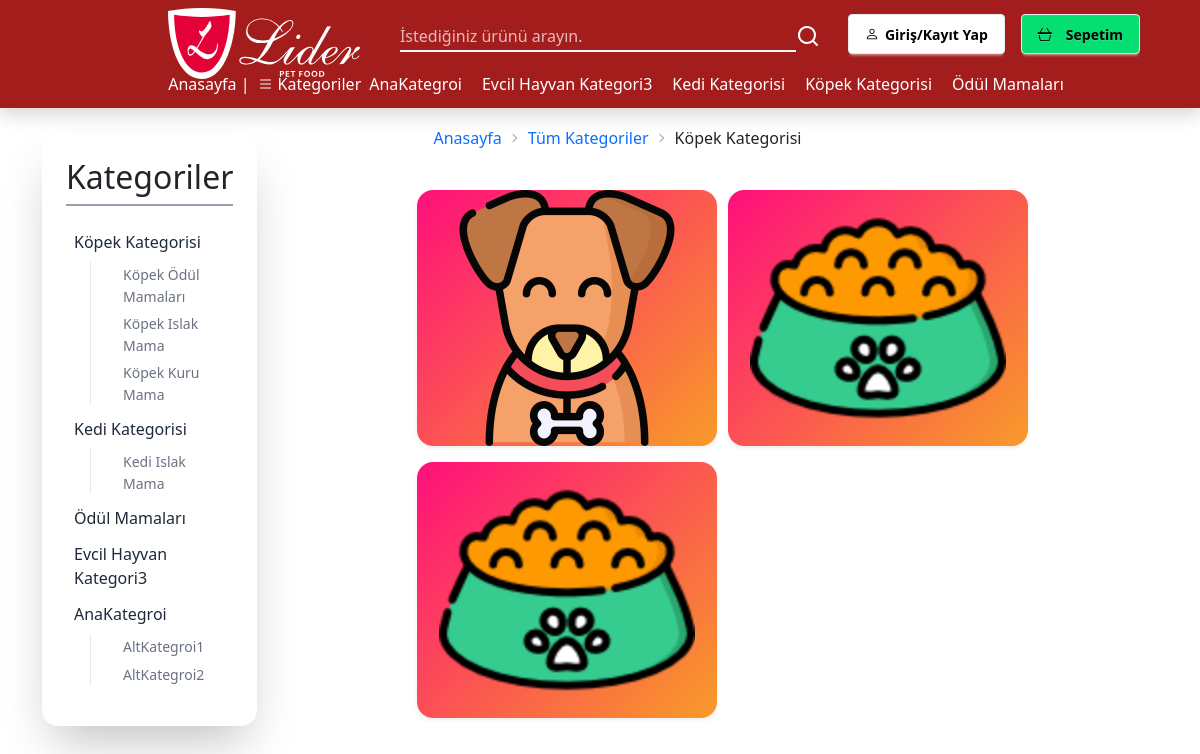
Screenshot of /categories/kopek/ with the database file from the repository.
### intern_app/models.py (models this page shows, shortened)
class Categories(models.Model):
    name = models.CharField(max_length=255,unique=True,verbose_name="Kategori İsmi")
    description = models.CharField(max_length=255,null=True,verbose_name="Kategori Açıklaması")
    image = models.ImageField(upload_to='category_images/',verbose_name="Kategori Görseli")
    slug = AutoSlugField(populate_from="name",unique=True,verbose_name="Alan Adı")
    sub_categories = models.ManyToManyField("self", blank=True, symmetrical=False, related_name="parent_categories",verbose_name="Alt Kategori olmasını istediğiniz kategorileri seçin:",
                                            help_text="Birden fazla kategori seçmek için CTRL tuşuna basılı tutunuz." \
                                            "\n Aynı zamanda seçimi iptal etmek için CTRL tuşuna basılı tutup seçimi iptal edilmek istenen kategoriye tıklayın. ")
    @staticmethod
    def get_main_categories():
        return Categories.objects.filter(parent_categories__isnull=True)
    def get_absolute_url_cat(self):
        return reverse('intern_app:category_products',kwargs={"slug":self.slug})
    class Meta():
        verbose_name = 'Kategori'
        verbose_name_plural = 'Kategoriler'

### intern_app/views.py (the view)
# urls.py: path('categories/',views.categories_list,name="categories"),
def categories(request, slug):
    category = get_object_or_404(Categories, slug=slug)
    products = Products.objects.filter(product_category=category)
    sub_categories = category.sub_categories.all()
    context = {
        'category': category,
        'products': products,
    }
    return render(request, "intern_app/categories_added.html", context)

### intern_app/context_processors.py (called while the page is built)
def admin_links(request):
    models = []
    for model in apps.get_models():
        if admin.site.is_registered(model):
            app_label = model._meta.app_label
            model_name = model._meta.model_name
            verbose_name = model._meta.verbose_name_plural
            models.append({
                "app_label": app_label,
                "model_name": model_name,
                "verbose_name": verbose_name,
            })
    return {"admin_models": models}  # Global olarak admin_models kullanılabilir

def cart_items_processor(request):
    if request.user.is_authenticated:
        cart_items = CartItem.objects.filter(user=request.user)
        total_price = sum(item.cart_name.product_price *
                          item.cart_quantity for item in cart_items)
    else:
        cart_items = []
        total_price = 0
    return {'cart_items': cart_items, 'total_price': total_price}

def categories_processor(request):
    categories_filtered = Categories.objects.filter(parent_categories=None).order_by('name')[:5]
    categories = Categories.get_main_categories()  # Kendi metodunla al
    return {'categories': categories,'categories_filtered':categories_filtered}  # Template'e gönder

def sub_categories_processor(request):
    if 'slug' in request.resolver_match.kwargs:
        slug = request.resolver_match.kwargs.get('slug')
        category = get_object_or_404(Categories, slug=slug)
        sub_categories = category.sub_categories.all()
        return {'sub_categories': sub_categories}
    return {'sub_categories': []}

def BillingProcessor(request):
    billed_items = BilledItems()
    if request.user.is_authenticated:
        bills = Billing.objects.filter(user=request.user)
        billed_items = BilledItems.objects.filter(bills__user=request.user)
    else:
        bills = []
        billed_items = []
        only_product_image = []
    grouped_items = defaultdict(list)
    for item in billed_items:
        grouped_items[item.bills.id].append(item)
    return {
        "bills":bills,
        "billed_items":billed_items,
        "grouped_items":grouped_items,
    }

def adres_listeleme_context(request):
    if request.user.is_authenticated:
        adres_ilk = Address.objects.filter(user=request.user).order_by("-isDefault").first()
        adres = Address.objects.filter(user=request.user)
    else:
        adres_ilk = None
        adres = Address.objects.none()
    return {'adres_ilk': adres_ilk, "adres": adres}

### intern_app/templates/intern_app/categories_added.html (shortened to what this page needs)
{%extends 'base.html'%}
{%load static%}
{%block content%}
<div class="container-fluid test ">
    <div class="wrapper flex flex-row gap-4 ">
        <div class="categories  relative right-30 top-4 w-full h-full md:w-1/4 px-4 py-6 bg-white shadow-2xl rounded-2xl">
            <div class="cat-header font-semibold mb-4 text-center border-b-2 border-b-gray-400 ">
                <h2 class=" ">Kategoriler</h2>
            </div>
            <div class="all-categories ">
                <ul class="space-y-3 relative right-6">
                    {% for category in categories %}
                    <li class="*:!text-gray-800 ">
                        <a href="{% url 'intern_app:category_products' category.slug %}"
                            class=" hover:!text-gray-500 text-base font-medium text-gray-700  transition">
                            {{ category.name }}
                        </a>
                        {% if category.sub_categories.all %}
                        <ul class="ml-4 mt-2 space-y-1 border-l border-gray-200 pl-3">
                            {% for sub_category in category.sub_categories.all %}
                            <li class="*:!text-gray-500">
                                <a href="{% url 'intern_app:subcategory_products' slug=sub_category.slug %}"
                                    class="text-sm text-gray-500 hover:!text-blue-500 transition">
                                    {{ sub_category.name }}
                                </a>
                            </li>
                            {% endfor %}
                        </ul>
                        {% endif %}
                    </li>
                    {% endfor %}
                </ul>
            </div>
        </div>
        <div class="card-category w-3/4">
            <div class="card-categry-section relative z-0 overflow-hidden">
                <div class="du-breadcrumbs">
                    <ul class="breadcrumbs">
                        <li><a href="{% url 'intern_app:index' %}">Anasayfa</a></li>
                        <li> <a href="{% url 'intern_app:categories'%}">Tüm Kategoriler</a></li>
                        {%for category in categories%}
                        {%if request.path == category.get_absolute_url_cat %}
                        <li> {{ category.name }}</li>
                        {%endif%}
                        {%endfor%}
                    </ul>
                </div>
                {% if sub_categories%}
                <link rel="stylesheet" href="{%static 'intern_app/css/category.css'%}">
                <div class="card_wrap row row-cols-1 row-cols-md-2 g-3 p-3 ">
                    {% for sub_category in sub_categories %}
                    <div class="col">
                        <div class="card shadow-sm border-0 rounded-4 h-100">
                            <img src="{{sub_category.image.url}}" alt="{{ sub_category.name }}" class="card__image"
                                style="object-fit: cover;">
                        </div>
                    </div>
                    {% endfor %}
                </div>
                {%endif%}
            </div>
        </div>
            </div>
        </div>
{%endblock%}

### core/templates/navbar.html (shortened to what this page needs)
{%load static tailwind_tags%}
{%load static%}
{% tailwind_css %}
<header>
  <nav class="du-navbar shadow flex flex-col  ">
      <div class="wrapper flex h-13 w-full relative right-10  justify-between">
        <div class="logo ">
          <div class="logo-alt">
            <div class="logo-img relative left-50">
              <a href="{%url 'intern_app:index'%}">
                <img class="w-48"  src="{%static 'intern_app/images/lider-logo-beyaz.svg'%}" alt="">
              </a>
            </div>
          </div>
        </div>
        <div class="search-and-buttos  flex items-center gap-5    ">
          <div class="wrapper-2 flex flex-row    ">
            <div class="search-bar-wrapper p-3  ">
              <form id="search-form" class="text-center flex align-middle " role="search" action="{% url 'intern_app:search' %}" method="GET" value="{{ request.GET.search_query }}">
                <div class="search-bar   flex flex-row">
                  <input type="search" class=" border-b-2 w-99 bg-transparent" name="search_query" required
                  aria-label="Search" autocomplete="off" placeholder="İstediğiniz ürünü arayın.">
                <button class="search-buton ">
                  <svg xmlns="http://www.w3.org/2000/svg" id='glass' width="24" height="24" viewBox="0 0 24 24">
                    <path fill="currentColor"
                      d="M21.71 20.29L18 16.61A9 9 0 1 0 16.61 18l3.68 3.68a1 1 0 0 0 1.42 0a1 1 0 0 0 0-1.39ZM11 18a7 7 0 1 1 7-7a7 7 0 0 1-7 7Z">
                    </path>
                  </svg>
                </button>
                </div>
              </form>
            </div>
            <div class="buttons flex flex-row left-10 p-2 space-x-2">
              <div class="profil-button flex items-center">
                <div class="profile">
                  <div class="du-dropdown du-dropdown-hover">
                    {% if user.is_authenticated %}
                    <div tabindex="0" role="button" class="du-btn hover:!bg-gray-300 bg-white text-black m-1">
                      <i class="bi bi-person"></i>Merhaba,{{ user.username }}
                    </div>
                    <ul tabindex="0" class="du-dropdown-content du-menu z-999 w-40 rounded-box  *:hover:!bg-gray-300 **:active:!bg-gray-600 bg-white p-2 shadow-sm">
                      <li class="rounded-t"><a href="{% url 'intern_app:settings' %}"><button class="text-black" onclick="document.activeElement.blur()">Ayarlar</button></a></li>
                      {% if user.is_superuser or user.is_staff %}
                      <li><a href="{% url 'intern_app:yonetici-paneli' %}"><button onclick="console.log('log before blur'); document.activeElement.blur()"><span class="text-black">Yönetici Paneli</span></button></a></li>
                      {% endif %}
                      <li class="rounded-b border-t border-gray-300"><a type="button" class="text-red-400 " onclick="document.activeElement.blur()" href="{% url 'logout' %}?next=/"><span class="text-red-400">Çıkış Yap</span></a></li>
                    </ul>
                    {% else %}
                    <a tabindex="0" href="{% url 'login' %}" type="button" class="du-btn bg-white text-black m-1"><i class="bi bi-person"></i>Giriş/Kayıt Yap</a>
                    {% endif %}
                  </div>
                </div>
              </div>
              <div class="sepett-btn flex items-center">
                <div class="sepett">
                  <a class="du-btn hover:!bg-green-600 bg-green-400 text-black m-1 du-btn-cart" href="#" role="button" aria-expanded="false">
                    <i class="bi bi-basket3 pe-2"></i>
                    Sepetim
                  </a>
                </div>
              </div>
            </div>
      </div>
            </div>
          </div>
      <div class="wrapper-kategori top-3 relative">
        <div class="kategori-icerik  flex flex-row">
          <div class="kategoriler">
            <ul class="flex  gap-2">
              <li>
                <a class="text-white  hover:!text-gray-300" href="{% url 'intern_app:index' %}">Anasayfa |</a>
              </li>
              <li>
                <div class="du-dropdown custom-sub   du-dropdown-hover ">
                  <div tabindex="0" class="text-white cursor-pointer flex items-center gap-1">
                    <i class="bi bi-list class"></i>Kategoriler
                  </div>
                </div>
              </li>
              <li class="flex gap-x-5">
                {%for category in categories_filtered%}
                <a class="text-white hover:!text-gray-300 " href="{%url 'intern_app:category_products' category.slug%}">{{category.name}}</a>
                {%endfor%}
              </li>
            </ul>
          </div>
        </div>
      </div>
  </nav>
</header>

### intern_app/static/intern_app/css/base.css (style rules this page uses)
a { text-decoration: none; }
::placeholder { color: rgb(255, 255, 255) !important; opacity: 0.7 !important; }
body { background-color: rgb(255, 255, 255,0.9) !important; }
* { scrollbar-width: thin; scrollbar-color: #A31D1D transparent; }
header { background-color: #A31D1D; color: black; }
.search-bar input[type = 'search'] { outline: none; color: whitesmoke; }
.search-bar { height: 30px; }
#search-form { padding-top: 5px !important; }
#glass { margin-bottom: 1px; color: white ; }
.test { margin-top: 10px; width: 75%; }

### intern_app/static/intern_app/css/category.css (style rules this page uses)
.card { position: relative; width: 300px; height: 300px; background: linear-gradient(-45deg, #f89b29 0%, #ff0f7b 100%); border-radius: 10px; display: flex; align-items: center; justify-content: center; overflow: hidden; transition: all 0.6s cubic-bezier(0.23, 1, 0.320, 1) ; }
.card__image { width: 256px; object-fit: cover; transition: all 0.6s cubic-bezier(0.23, 1, 0.320, 1); }

### rows the page displays
Categories: name "AnaKategroi"
Categories: name "Evcil Hayvan Kategori3"
Categories: name "Kedi Kategorisi"
Categories: name "Köpek Kategorisi"
Categories: name "Ödül Mamaları"
Categories: name "Köpek Ödül Mamaları", image (picture)
Categories: name "Köpek Islak Mama", image (picture)
Categories: name "Köpek Kuru Mama", image (picture)
Categories: name "Kedi Islak Mama"
Categories: name "AltKategroi1"
Categories: name "AltKategroi2"
